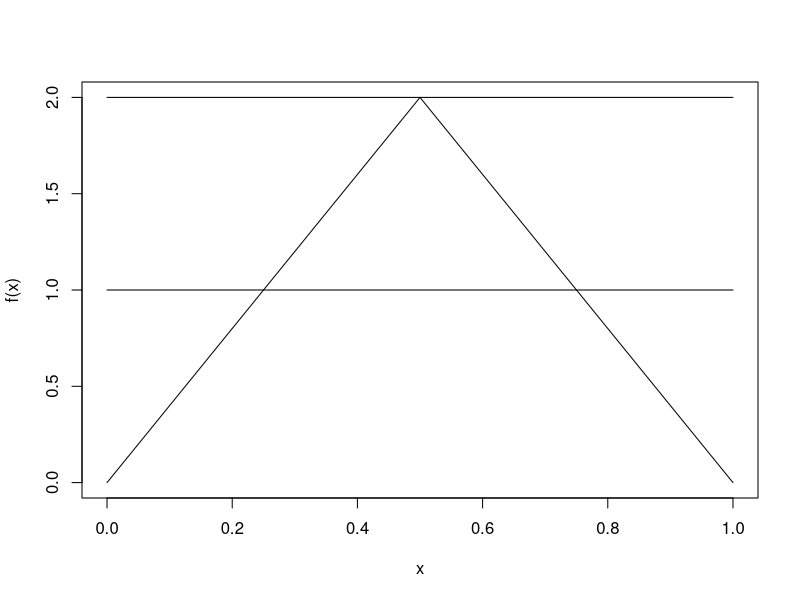
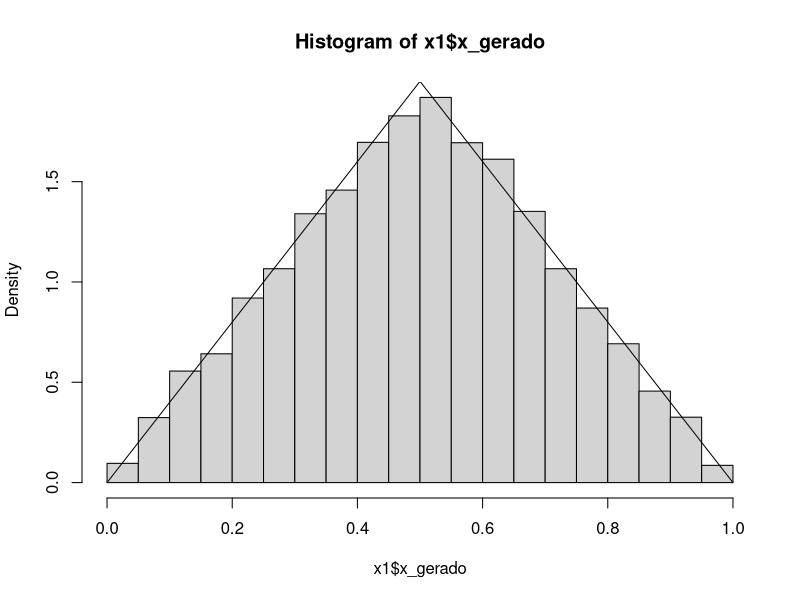
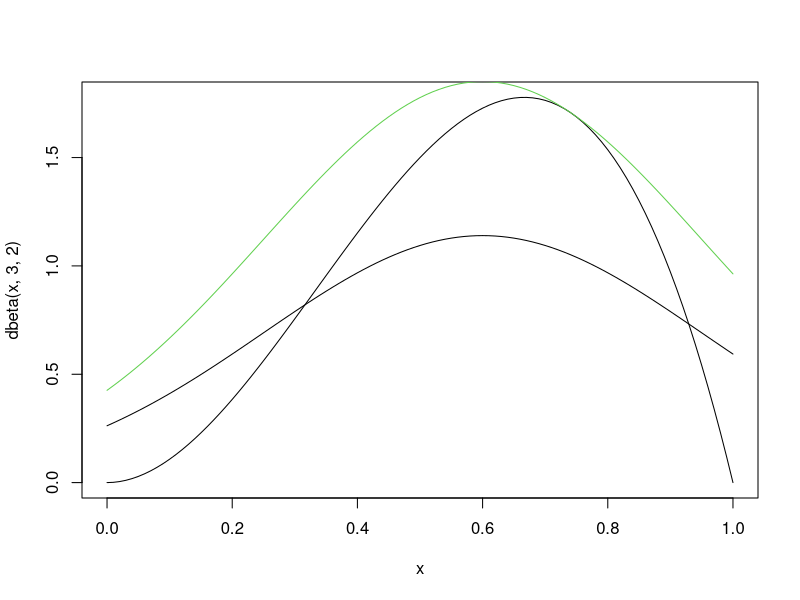
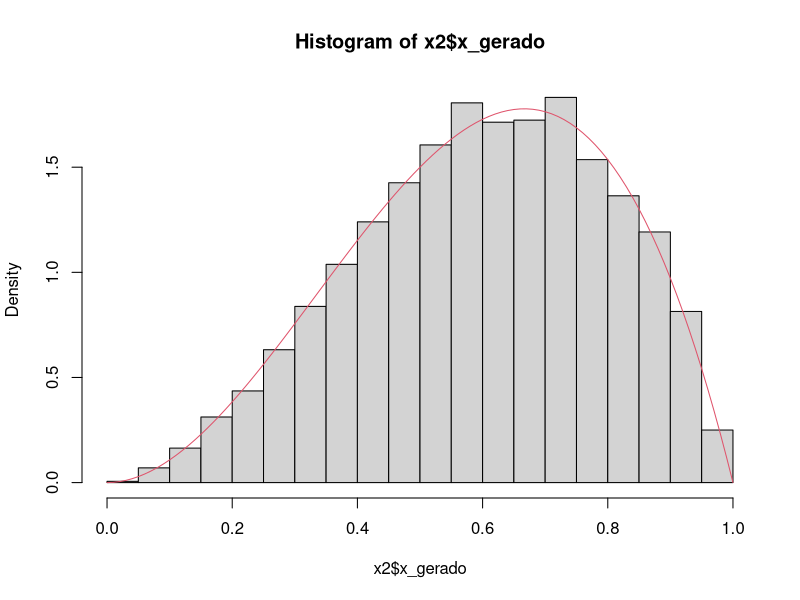
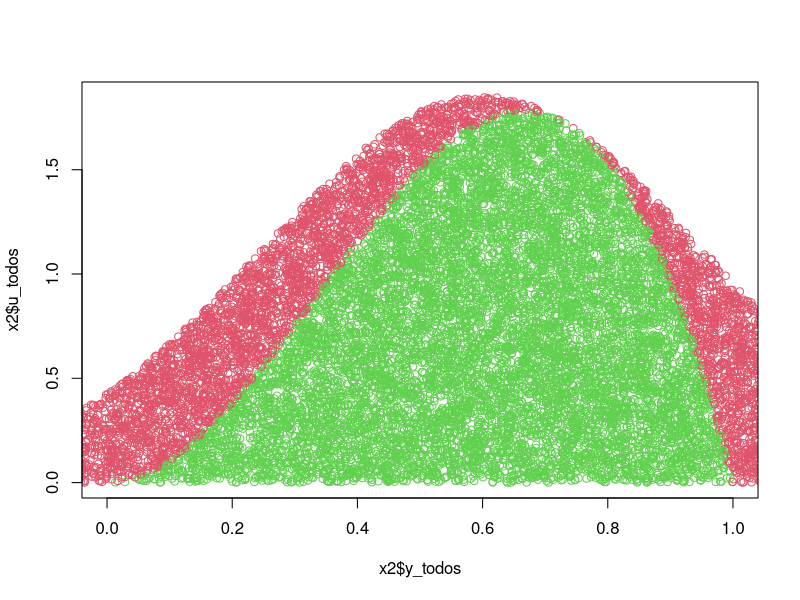
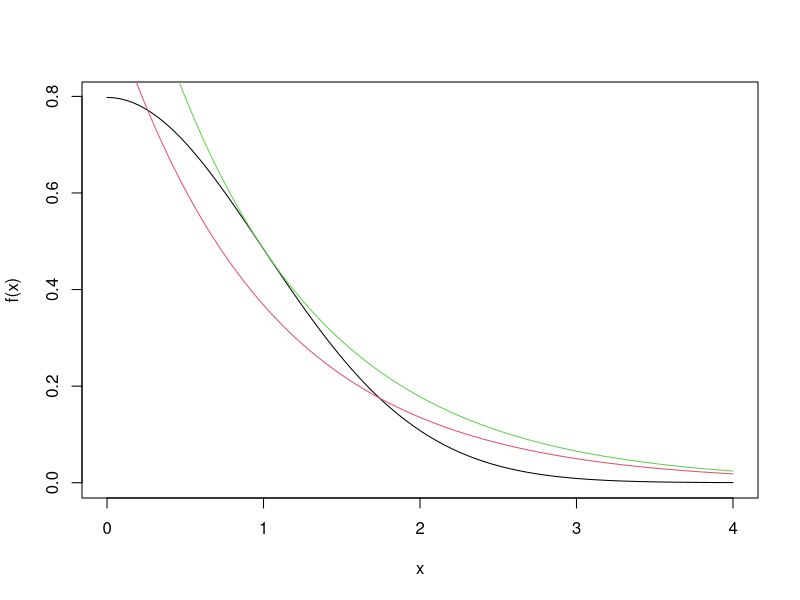
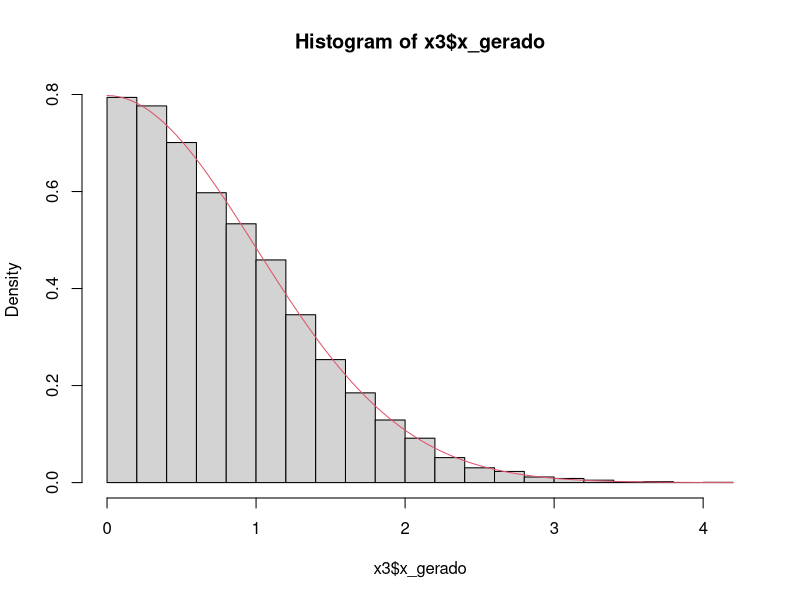

Source code (R) for these figures, in order:
# Aula 4.3 - Aceitacao-Rejeicao - Exercicios

# 1 ----

## 1.1 ----

f <- function(x){
  4*x*I(x<=0.5)*I(x>0) + 4*(1-x)*I(x>0.5)*I(x<1)
}

curve(f)

k <- optimize(f, c(0,1), maximum = T)$objective

curve(dunif(x), add = T)
curve(k*dunif(x), add = T)

## 1.2 ----

rtriang.rej = function(n){
  
  x_gerado = NULL
  j = 0
  k = 2
  
  cont = 0
  while (j<n) {
    cont = cont +1
    
    y = runif(1)
    
    u = runif(1)
    
    px = f(y)
    qy = 1
    
    if(u<px/(k*qy)){
      j = j+1
      x_gerado[j] = y
    }
  }
  list(
    x_gerado = x_gerado,
    cont = cont
  )
}

set.seed(223054059)
x1 <- rtriang.rej(10000)
hist(x1$x_gerado, freq = F)
curve(f, add = T)

## 1.3 ----

# prop Teorica 
1/k

# prop Empirica
x1$cont #20186
10000/20186

## 1.4 ----

# prob empirica
mean(x1$x_gerado > 0.3 & x1$x_gerado < 0.7)

# prob teorica
integrate(f, 0.3, 0.7)$value

# 2 ----

## 2.1 ----

curve(dbeta(x,3,2))
curve(dnorm(x, 0.6, 0.35), add = T)

razao <- function(x){
  dbeta(x,3,2) / dnorm(x,0.6,0.35)
}

k <- optimize(razao, c(0,1),maximum = TRUE)$objective

curve(k*dnorm(x, 0.6, 0.35), add = T, col = 3)

## 2.2 ----

rbeta.rej = function(n){
  
  x_gerado = NULL
  y_todos  = NULL
  u_todos  = NULL
  aceito   = NULL
  j = 0
  
  cont = 0
  while (j<n) {
    cont = cont + 1
    
    y = rnorm(1, 0.6, 0.35)
    u = runif(1)
    
    px = dbeta(y, 3, 2)
    qy = dnorm(y, 0.6, 0.35)
    
    y_todos[cont] = y
    aceito[cont]  = (u < px/(k*qy))
    u_todos[cont] = u * k * qy
    
    if(aceito[cont]){
      j = j+1
      x_gerado[j] = y
    }
  }
  list(x_gerado = x_gerado, cont = cont,
       y_todos = y_todos, u_todos = u_todos, aceito = aceito)
}

set.seed(223054059)
x2 <- rbeta.rej(10000)
hist(x2$x_gerado, freq = F)
curve(dbeta(x, 3, 2), add = T, col = 2)

## 2.3 ----

plot(x2$y_todos, x2$u_todos,
     col = ifelse(x2$aceito, 3, 2),
     xlim = c(0,1))

mean(x2$x_gerado>0.8)

# 3 ----

## 3.1 ----

f <- function(x){
  ((2/pi)^(1/2))*exp(-((x^2)/2))*I(x>=0)
}

curve(f, xlim = c(0,4))
curve(dexp(x, 1), add = T, col = 2)

razao <- function(x){
  f(x)/dexp(x, 1)
}

k <- optimise(razao, c(0,1), maximum = T)$objective
curve(k*dexp(x, 1), add = T, col = 3)

## 3.2 ----

rhalfnormal.rej <- function(n){

  x_gerado = NULL
  j = 0
  cont = 0

  while(j<n){
    cont = cont + 1

    y = rexp(1, 1)

    px <- f(y)
    qy <- dexp(y)

    u = runif(1)

    if(u<(px/(k*qy))){
      j = j+1
      x_gerado[j] = y
    }
  }
  list(
    x_gerado = x_gerado,
    cont = cont
  )
}

set.seed(223054059)
x3 <- rhalfnormal.rej(10000)
hist(x3$x_gerado, probability = T)
curve(f, add = T, col = 2)

### 3.3 ----

# taxa teorica
1/k #0.7601672

# taxa empírica
length(x3$x_gerado)/x3$cont #0.7601735

### 3.4 ----

mean(x3$x_gerado)
var(x3$x_gerado)
